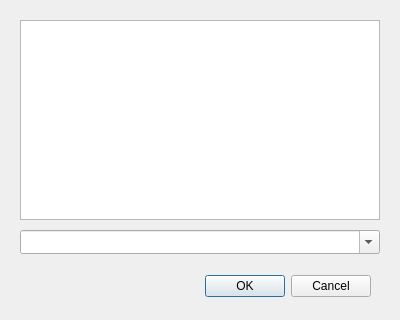
<?xml version="1.0" encoding="UTF-8"?>
<ui version="4.0">
 <class>GalleryByHost</class>
 <widget class="QDialog" name="GalleryByHost">
  <property name="geometry">
   <rect>
    <x>0</x>
    <y>0</y>
    <width>400</width>
    <height>320</height>
   </rect>
  </property>
  <property name="windowTitle">
   <string>Move host pictures into gallery</string>
  </property>
  <property name="windowIcon">
   <iconset resource="../../Images/Branon.qrc">
    <normaloff>:/images/games.png</normaloff>:/images/games.png</iconset>
  </property>
  <property name="toolTip">
   <string>Move host pictures into gallery</string>
  </property>
  <property name="statusTip">
   <string>Move host pictures into gallery</string>
  </property>
  <property name="whatsThis">
   <string>Move host pictures into gallery</string>
  </property>
  <widget class="QDialogButtonBox" name="buttonBox">
   <property name="geometry">
    <rect>
     <x>30</x>
     <y>270</y>
     <width>341</width>
     <height>32</height>
    </rect>
   </property>
   <property name="orientation">
    <enum>Qt::Horizontal</enum>
   </property>
   <property name="standardButtons">
    <set>QDialogButtonBox::Cancel|QDialogButtonBox::Ok</set>
   </property>
  </widget>
  <widget class="QComboBox" name="Gallery">
   <property name="geometry">
    <rect>
     <x>20</x>
     <y>230</y>
     <width>360</width>
     <height>24</height>
    </rect>
   </property>
   <property name="toolTip">
    <string>Gallery</string>
   </property>
   <property name="statusTip">
    <string>Gallery</string>
   </property>
   <property name="whatsThis">
    <string>Gallery</string>
   </property>
   <property name="editable">
    <bool>true</bool>
   </property>
   <property name="maxVisibleItems">
    <number>20</number>
   </property>
  </widget>
  <widget class="QTextEdit" name="Host">
   <property name="geometry">
    <rect>
     <x>20</x>
     <y>20</y>
     <width>360</width>
     <height>200</height>
    </rect>
   </property>
  </widget>
 </widget>
 <resources>
  <include location="../../Images/Branon.qrc"/>
  <include location="../../Images/Branon.qrc"/>
  <include location="../../Images/Branon.qrc"/>
 </resources>
 <connections>
  <connection>
   <sender>buttonBox</sender>
   <signal>accepted()</signal>
   <receiver>GalleryByHost</receiver>
   <slot>accept()</slot>
   <hints>
    <hint type="sourcelabel">
     <x>248</x>
     <y>254</y>
    </hint>
    <hint type="destinationlabel">
     <x>157</x>
     <y>274</y>
    </hint>
   </hints>
  </connection>
  <connection>
   <sender>buttonBox</sender>
   <signal>rejected()</signal>
   <receiver>GalleryByHost</receiver>
   <slot>reject()</slot>
   <hints>
    <hint type="sourcelabel">
     <x>316</x>
     <y>260</y>
    </hint>
    <hint type="destinationlabel">
     <x>286</x>
     <y>274</y>
    </hint>
   </hints>
  </connection>
 </connections>
</ui>
